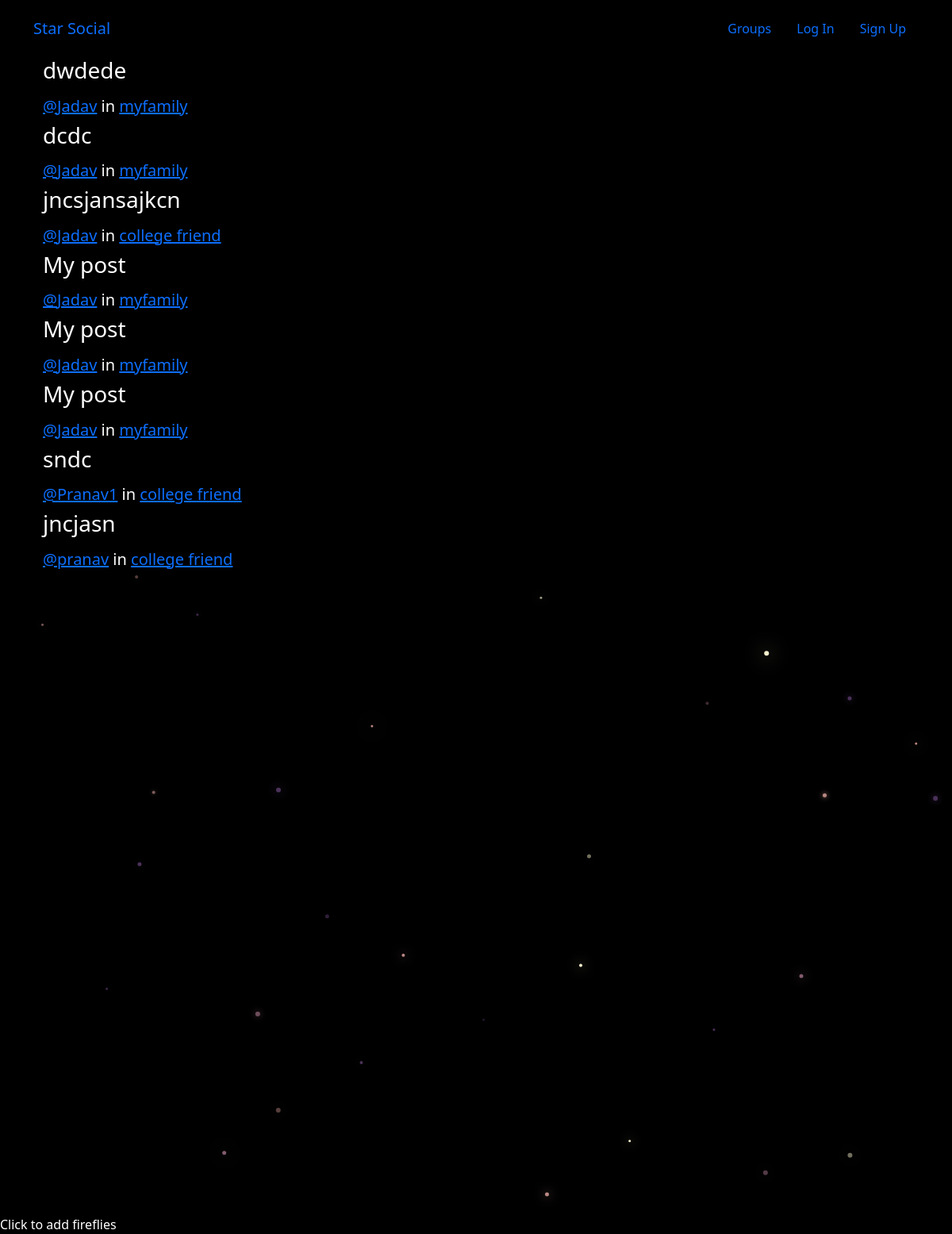
/posts/, run on the app's committed database.
### posts/models.py (models this page shows, shortened)
class Post(models.Model):
    user = models.ForeignKey(User, related_name='posts', on_delete=models.CASCADE)
    created_at = models.DateTimeField(auto_now=True)
    message = models.TextField()
    message_html = models.TextField(editable=False)
    group = models.ForeignKey(Group, related_name='posts',null=True,blank=True, on_delete=models.CASCADE)
    class Meta:
        ordering = ['-created_at']

### groups/models.py (models this page shows, shortened)
class Group(models.Model):
    name = models.CharField(max_length=255, unique=True)
    slug = models.SlugField(allow_unicode=True,unique=True)
    description = models.TextField(blank=True, default='')
    description_html = models.TextField(editable=False,default='',blank=True)
    members = models.ManyToManyField(User, through='GroupMember')
    class Meta:
        ordering = ['name']

### posts/views.py (the view)
# urls.py: path('', views.PostList.as_view(), name='all'),
class PostList(SelectRelatedMixin, generic.ListView):
    model = models.Post
    select_related = ('user','group')

### posts/templates/posts/post_list.html (shortened to what this page needs)
{% extends "posts/post_base.html" %}
{% load humanize %}
{% block post_content %}
<div class="col-md-8">
    {% for post in post_list %}
    {% include "posts/_post.html" %}
    {% endfor %}
</div>
{% endblock %}

### posts/templates/posts/_post.html (shortened to what this page needs)
<div class="post media">
    <h3>{{post.message_html|safe}}</h3>
    <div class="media-body">
        <h5 class="media-heading">
            <span class="username">
                <a href="{% url 'posts:for_user' username=post.user.username %}">@{{post.user.username}}</a>
            </span>
            {% if post.group %}
			<span class="group-name">in <a href="#">{{ post.group.name }}</a></span>
			{% endif %}
        </h5>
    </div>
</div>

### static/socialmedia/css/master.css (style rules this page uses)
body { margin: 0; overflow: hidden; background-color: black; color:white; }

### data on the page
Post: message_html "dwdede", user.username "Jadav", group.name "myfamily"
Post: message_html "dcdc", user.username "Jadav", group.name "myfamily"
Post: message_html "jncsjansajkcn", user.username "Jadav", group.name "college friend"
Post: message_html "My post", user.username "Jadav", group.name "myfamily"
Post: message_html "My post", user.username "Jadav", group.name "myfamily"
Post: message_html "My post", user.username "Jadav", group.name "myfamily"
Post: message_html "sndc", user.username "Pranav1", group.name "college friend"
Post: message_html "jncjasn", user.username "pranav", group.name "college friend"
